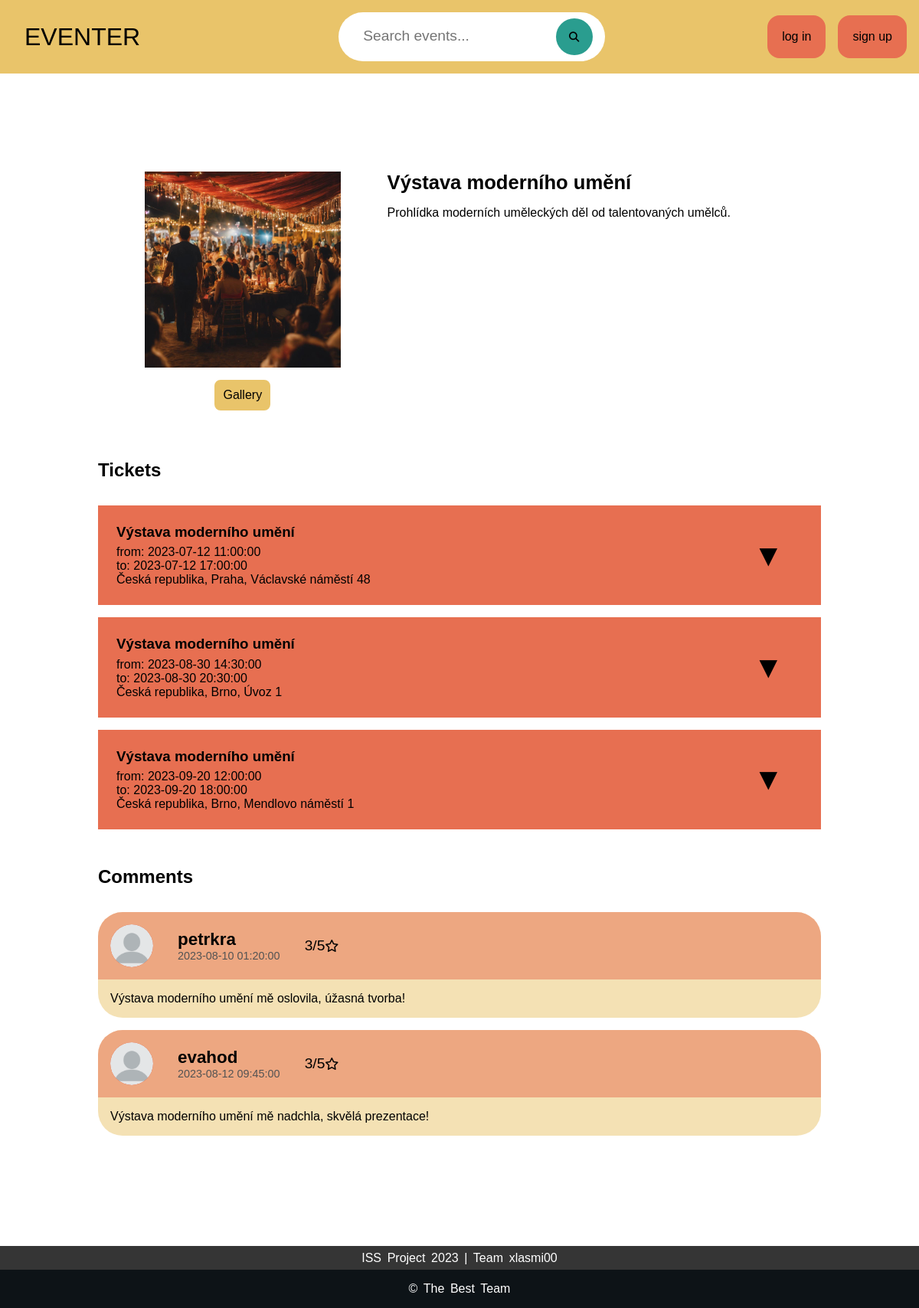
Page /event-detail.php?event_id=3 on the committed database.
### tables this page shows
CREATE TABLE Event (
    event_id INT AUTO_INCREMENT PRIMARY KEY,
    event_name VARCHAR(128),
    event_description MEDIUMTEXT,
    event_icon VARCHAR(256),
    rating FLOAT,
    time_of_creation DATETIME DEFAULT CURRENT_TIMESTAMP,
    time_of_last_edit DATETIME,
    event_status VARCHAR(64),

    category_id INT,
    account_id INT,

    CONSTRAINT fk_event_owner
    FOREIGN KEY (account_id)
    REFERENCES Account(account_id) ON DELETE CASCADE
);

CREATE TABLE Event_instance (
    instance_id INT AUTO_INCREMENT PRIMARY KEY,
    event_id INT,
    address_id INT,
    date_from DATE,
    time_from TIME,
    date_to DATE,
    time_to TIME,

    CONSTRAINT fk_instance_of_event
    FOREIGN KEY (event_id)
    REFERENCES Event(event_id) ON DELETE CASCADE,

    CONSTRAINT fk_address_of_instance
    FOREIGN KEY (address_id)
    REFERENCES Address(address_id) ON DELETE CASCADE
);

CREATE TABLE Address (
    address_id INT AUTO_INCREMENT PRIMARY KEY,
    country VARCHAR(128),
    zip INT,
    city VARCHAR(128),
    street VARCHAR(128),
    street_number INT,
    state VARCHAR(128),
    address_description MEDIUMTEXT,
    date_of_creation DATETIME DEFAULT CURRENT_TIMESTAMP,
    address_status VARCHAR(64),
    account_id INT  
);

CREATE TABLE Comment (
    comment_id INT AUTO_INCREMENT PRIMARY KEY,
    time_of_posting DATETIME DEFAULT CURRENT_TIMESTAMP,
    comment_text MEDIUMTEXT,
    comment_rating FLOAT,

    account_id INT,
    super_comment INT,
    event_id INT,

    FOREIGN KEY (account_id)
    REFERENCES Account(account_id) ON DELETE CASCADE,

    CONSTRAINT fk_super_comment
    FOREIGN KEY (super_comment)
    REFERENCES Comment(comment_id) ON DELETE CASCADE,

    CONSTRAINT fk_comment_on_event
    FOREIGN KEY (event_id)
    REFERENCES Event(event_id) ON DELETE CASCADE
);

CREATE TABLE Account (
    account_id INT AUTO_INCREMENT PRIMARY KEY,
    email VARCHAR(256) NOT NULL,
    first_name VARCHAR(128),
    last_name VARCHAR(128),
    nick VARCHAR(128),
    password VARCHAR(128),
    account_type VARCHAR(32),
    profile_icon VARCHAR(256),
    account_status VARCHAR(64)
);

### common/html-components.php (the view, shortened to what this page needs)
<?php
require_once "db_handler.php";
function makeHead(string $title)
{
    ?>
    <!DOCTYPE html>
    <html lang="en">
    <head>
        <link rel="stylesheet" href="styles/style.css">
    </head>
    <body>
    <?php
}
    ?>
    <?php
function makeHeader()
{
    ?>
    <header>
        <div class="top-bar">
            <a id="logo" href="index.php"><p>EVENTER</p></a>
            <div class="search-bar">
                <form action="index.php" method="get">
                    <input type="text" placeholder="Search events..." name="events_search_bar" value="<?php echoSessionVal("events_search_bar", ""); ?>" >
                    <button><i class="fa-solid fa-magnifying-glass"></i></button>
                </form>
            </div>
            <div class="profile">
                <?php
                    if (userIsLoggedIn())
                    {
                        echo '<div class="profile-icon" onclick="menuToggle();">';
                        echo '<img id="profile_icon" src="'.getUserIcon().'">';
                        echo "</div>";
                        generateProfilMenu();
                    }
                    else
                    {
                        echo "<div class='login-btns'>";
                        echo "<a href='login.php' class='button-sharp-filled'>log in</a>";
                        echo "<a href='signup.php' class='button-sharp-filled'>sign up</a>";
                        echo "</div>";
                    }
                ?>
            </div>
        </div>
    </header>
    <?php
}
function makeFooter()
{
    ?>
    <footer>
        <div class="footer-top">
            <p> ISS Project 2023 | Team xlasmi00 </p>
        </div>
        <div class="footer-bottom">
            <p>&copy; The best Team</p>
        </div>
    </footer>
    </body>
    </html>
    <?php
}
    ?>
    <?php
function generateEventTickets($eventID)
{
    $tables_joined = "Event e NATURAL JOIN Event_instance ei JOIN Address a ON ei.address_id = a.address_id";
    $result_id = "instance_id, event_name, date_from, date_to, time_from, time_to, country, city, street, street_number";
    $event_instances = fetch_all_table_columns($tables_joined, $result_id, ["event_id" => $eventID] ,"event_id = :event_id", null);
    $cnt_t = 1;
    foreach ($event_instances as $event_instance)
    {
        echo '<div class="ticket">
            <div class="ticket-ticket">
                <div class="ticket-info">
                    <h3>'.$event_instance['event_name'].'</h3>
                    <p>
                        from: '.formatTime($event_instance, 'date_from', 'time_from').
                        '<br>to: ' .formatTime($event_instance, 'date_to', 'time_to').
                        '<br>' . formatAddress($event_instance) .'
                    </p>
                </div>
                <button ticket-arrow-button="ticket-'.$cnt_t.'" class="arrow-button" onclick="toggleTicketDetail(\'ticket-'.$cnt_t.'\')">▼</button>
            </div>';
        echo '</div>';
        $cnt_t++;
    }
}
function makeEventInfo($eventID)
{
    $event = fetch_table_entry("Event", "event_icon, event_name, event_description", ["event_id" => $eventID], "event_id = :event_id");
    $event_image_paths = [];
    echo '<div class="gallery-popup">
        <div class="gallery-popup-top-bar">
            <span class="close-btn"><i class="fa-solid fa-xmark"></i></span>
        </div>
        <button class="arrow-btn left-arrow"><i class="fa-solid fa-arrow-left"></i></button>
        <button class="arrow-btn right-arrow"><i class="fa-solid fa-arrow-right"></i></button>
        <img class="large-image">
        <h1 class="image-index">1</h1>
    </div>
    <div class="icon-container">
        <img src="'.getEventIcon($event).'">
        <button class="button-round-filled" onclick="toggleGallery('.htmlspecialchars(json_encode($event_image_paths)).')">Gallery</button>
    </div>
    <div class="description-container">
        <h3>'.$event["event_name"].'</h3>
        <p>'.$event['event_description'].'</p>
    </div>';
}
function generateComments($eventID)
{
    $comments = fetch_distinct_table_columns("Comment natural join Account", "*", ["event_id" => $eventID], "event_id = :event_id");
    foreach ($comments as $comment)
    {
        echo '
        <div class="comment">
            <div class="comment-header">
                <span>
                    <div class="profile-icon">
                        <img src="'.getUserIcon($comment).'">
                    </div>
                    <div class="comment-header-text">
                        <h3>'.$comment['nick'].'</h3>
                        <p>'.$comment['time_of_posting'].'</p>
                    </div>
                    <p class="rating-text">'.$comment['comment_rating'].'/5</p>
                    <i class="fa-regular fa-star"></i>
                </span>';
        echo '
            </div>
            <div class="comment-body">
                <p>'.nl2br($comment['comment_text']).'</p>
            </div>
        </div>
        ';
    }
}
    ?>

### styles/style.css (style rules this page uses)
* { margin: 0; padding: 0; font-family: 'Poppins', sans-serif; box-sizing: border-box; }
body { background-color: white; }
header { width: 100%; background-color: #E9C46A; }
.top-bar { display: flex; align-items: center; flex-direction: row; justify-content: space-between; }
#logo { height: 100%; width: 30%; text-align: left; text-decoration: none; color: black; font-size: 2rem; margin: 1rem 0rem 1rem 2rem; }
.search-bar { width: 100%; max-width: 700px; display: flex; align-items: center; justify-content: center; padding: 1rem 2rem; }
.search-bar form { background-color: white; stroke: black; stroke-width: 0.2rem; border-radius: 60rem; padding: 0.5rem 1rem 0.5rem 2rem; }
.search-bar form input { background-color: transparent; flex: 1; border: 0; outline: none; font-size: 1.2rem; color: black; }
.search-bar button { width: 2rem; border: 0; border-radius: 50%; width: 3rem; height: 3rem; background-color: #2A9D8F; cursor: pointer; }
.profile { width: 30%; height: 100%; display: flex; justify-content: right; text-align: right; }
.profile-icon { height: 3.5rem; width: 3.5rem; border-radius: 50%; overflow: hidden; display: flex; justify-content: center; align-items: center; background-color: #E76F51; margin: 1rem 2rem 1rem 0rem; }
.profile-icon img { height: 100%; width: 100%; object-fit: cover; border-radius: 50%; }
.login-btns a { margin-right: 1rem; border-radius: 1rem; }
footer { color: white; font-size: 1rem; word-spacing: 0.2rem; text-align: center; }
.footer-top { padding: 0.4rem 0; background-color: #353535; }
.footer-bottom { background: #0D1317; width: auto; padding: 1rem 0; align-items: center; }
.footer-bottom p { text-transform: capitalize; }

### styles/buttons.css (style rules this page uses)
.button-round-filled { display: inline-block; padding: 0.5rem; font-size: 1rem; text-align: center; text-decoration: none; border: 0.2rem solid #E9C46A; border-radius: 0.5rem; color: black; background-color: #E9C46A; cursor: pointer; }
.button-sharp-filled { display: inline-block; padding: 1rem; font-size: 1rem; text-align: center; text-decoration: none; border: 0.2rem solid #E76F51; color: black; background-color: #E76F51; cursor: pointer; }

### styles/info-container.css (style rules this page uses)
.info-container .icon-container { width: 40%; display: flex; flex-direction: column; align-items: center; justify-content: center; }
.icon-container img { max-width: 16rem; max-height: 20rem; }
.info-container .description-container { width: 60%; display: flex; flex-direction: column; text-align: left; justify-content: start; }

### styles/event-detail.css (style rules this page uses)
.icon-container button { margin: 1rem; }
.description-container h3 { padding-bottom: 1rem; font-size: 1.6rem; }
.ticket { width: 100%; margin-top: 1rem; display: flex; flex-direction: column; background-color: #E76F51; }
.ticket-ticket { display: flex; flex-direction: row; align-items: center; justify-content: space-between; padding: 1.5rem; }
.ticket-ticket .ticket-info { width: 90%; display: flex; flex-direction: column; text-align: left; }
.ticket-info h3 { margin-bottom: 0.4rem; }
.arrow-button { width: 10%; font-size: 2.5rem; padding: 0.5rem; border: none; background-color: #E76F51; }
.comments-block .comment { width: 100%; display: flex; flex-direction: column; background: rgb(233,196,106,0.5); border-radius: 2rem; margin-bottom: 1rem; }
.comment .comment-header { width: 100%; display: flex; flex-direction: row; align-items: center; justify-content: space-between; padding-left: 1rem; background: rgb(231,111,81,0.5); border-radius: 2rem 2rem 0 0; }
.comment-header .comment-header-text { display: flex; flex-direction: column; justify-content: center; }
.comment-header span { display: flex; flex-direction: row; align-items: center; }
.comment-header span .rating-text { font-size: 1.2rem; margin-left: 2rem; }
.comment-header-text h3 { font-size: 1.4rem; }
.comment-header-text p { font-size: 0.9rem; color: rgb(83, 83, 83); }
.comment .comment-body { width: 100%; padding: 1rem; min-height: 20px; }

### rows in the picture
event: event_name "Výstava moderního umění", event_description "Prohlídka moderních uměleckých děl od talentovaných umělců."
event_instance: event.event_name "Výstava moderního umění", date_from+time_from "2023-07-12 11:00:00", formatTime($event_instance, 'date_to', 'time_to') "2023-07-12 17:00:00", address.street_number "Česká republika, Praha, Václavské náměstí 48"
event_instance: event.event_name "Výstava moderního umění", date_from+time_from "2023-08-30 14:30:00", formatTime($event_instance, 'date_to', 'time_to') "2023-08-30 20:30:00", address.street_number "Česká republika, Brno, Úvoz 1"
event_instance: event.event_name "Výstava moderního umění", date_from+time_from "2023-09-20 12:00:00", formatTime($event_instance, 'date_to', 'time_to') "2023-09-20 18:00:00", address.street_number "Česká republika, Brno, Mendlovo náměstí 1"
comment: account.nick "petrkra", time_of_posting "2023-08-10 01:20:00", comment_rating "3", comment_text "Výstava moderního umění mě oslovila, úžasná tvorba!"
comment: account.nick "evahod", time_of_posting "2023-08-12 09:45:00", comment_rating "3", comment_text "Výstava moderního umění mě nadchla, skvělá prezentace!"
